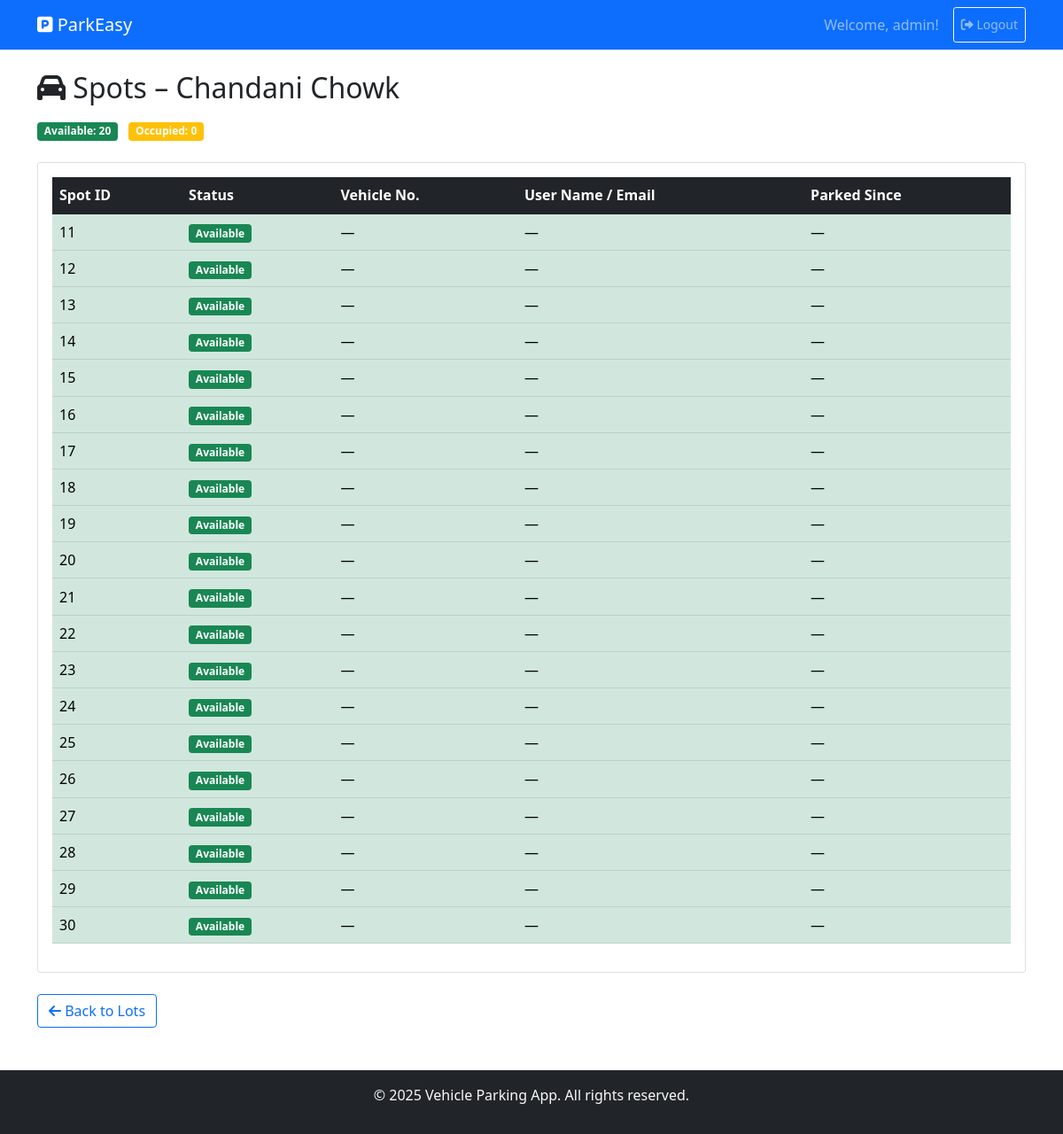
Page /admin/lot/2/spots (signed in) on the committed database.
### backend/models.py (models this page shows)
class ParkingLot(db.Model):
    __tablename__ = 'parking_lots'
    id = db.Column(db.Integer, primary_key=True)
    prime_location_name = db.Column(db.String(120), nullable=False)
    price = db.Column(db.Float, nullable=False)
    address = db.Column(db.String(200), nullable=False)
    pincode = db.Column(db.String(10), nullable=False)
    max_spots = db.Column(db.Integer, nullable=False)
    created_at = db.Column(db.DateTime, default=datetime.utcnow)
    spots = db.relationship('ParkingSpot', backref='lot', lazy=True, cascade="all, delete-orphan")

class ParkingSpot(db.Model):
    __tablename__ = 'parking_spots'
    id = db.Column(db.Integer, primary_key=True)
    lot_id = db.Column(db.Integer, db.ForeignKey('parking_lots.id'), nullable=False)
    status = db.Column(db.String(1), nullable=False, default='A')  # A = Available, O = Occupied
    reservations = db.relationship('Reservation', backref='spot', lazy=True)

### app.py (the view, shortened to what this page needs)
    @app.route('/admin/lot/<int:lot_id>/spots')
    def admin_view_spots(lot_id):
        if session.get('role') != 'admin':
            flash('Unauthorized access.', 'danger')
            return redirect(url_for('login'))
        lot = ParkingLot.query.get_or_404(lot_id)
        spots = (
            ParkingSpot.query
            .filter_by(lot_id=lot.id)
            .order_by(ParkingSpot.id)
            .all()
        )
        spot_info = []
        for sp in spots:
            res = None
            spot_info.append({'spot': sp, 'reservation': res})
        occupied = sum(1 for i in spot_info if i['spot'].status == 'O')
        available = lot.max_spots - occupied
        return render_template(
            'admin_spots.html',
            lot=lot,
            spot_info=spot_info,
            occupied=occupied,
            available=available
        )

### templates/admin_spots.html (shortened to what this page needs)
{% extends "base.html" %}
{% block content %}
<h2 class="mb-3">
    <i class="fas fa-car"></i> Spots – {{ lot.prime_location_name }}
</h2>
<div class="mb-4">
    <span class="badge bg-success me-2">Available: {{ available }}</span>
    <span class="badge bg-warning">Occupied: {{ occupied }}</span>
</div>
<div class="card">
  <div class="card-body table-responsive">
    <table class="table table-hover align-middle">
      <thead class="table-dark">
        <tr>
          <th>Spot&nbsp;ID</th>
          <th>Status</th>
          <th>Vehicle&nbsp;No.</th>
          <th>User&nbsp;Name / Email</th>
          <th>Parked&nbsp;Since</th>
        </tr>
      </thead>
      <tbody>
        {% for item in spot_info %}
        {% set sp  = item.spot %}
        {% set res = item.reservation %}
        <tr class="{% if sp.status=='O' %}table-warning{% else %}table-success{% endif %}">
          <td>{{ sp.id }}</td>
          <td>
            <span class="badge bg-{{ 'warning' if sp.status=='O' else 'success' }}">
              {{ 'Occupied' if sp.status=='O' else 'Available' }}
            </span>
          </td>
          <td>{{ res.vehicle_number if res else '—' }}</td>
          <td>
            {% if res %}
              {{ res.user.name }}<br>
              <small class="text-muted">{{ res.user.email }}</small>
            {% else %}
              —
            {% endif %}
          </td>
          <td>
            {% if res %}
              {{ res.parking_timestamp.strftime('%d-%b-%Y %I:%M %p') }}
            {% else %}
              —
            {% endif %}
          </td>
        </tr>
        {% endfor %}
      </tbody>
    </table>
  </div>
</div>
<a href="{{ url_for('admin_manage_lots') }}" class="btn btn-outline-primary mt-4">
  <i class="fas fa-arrow-left"></i> Back to Lots
</a>
{% endblock %}

### rows in the picture
ParkingLot: prime_location_name "Chandani Chowk"
ParkingSpot: id "11", status "Available"
ParkingSpot: id "12", status "Available"
ParkingSpot: id "13", status "Available"
ParkingSpot: id "14", status "Available"
ParkingSpot: id "15", status "Available"
ParkingSpot: id "16", status "Available"
ParkingSpot: id "17", status "Available"
ParkingSpot: id "18", status "Available"
ParkingSpot: id "19", status "Available"
ParkingSpot: id "20", status "Available"
ParkingSpot: id "21", status "Available"
ParkingSpot: id "22", status "Available"
ParkingSpot: id "23", status "Available"
ParkingSpot: id "24", status "Available"
ParkingSpot: id "25", status "Available"
ParkingSpot: id "26", status "Available"
ParkingSpot: id "27", status "Available"
ParkingSpot: id "28", status "Available"
ParkingSpot: id "29", status "Available"
ParkingSpot: id "30", status "Available"

### other values in the picture
{{ session.username }} "admin"
{{ available }} "20"
{{ occupied }} "0"
{{ res.vehicle_number if res else '—' }} "—" "—" "—" "—" "—" "—" "—" "—" "—" "—" "—" "—" "—" "—" "—" "—" "—" "—" "—" "—"
